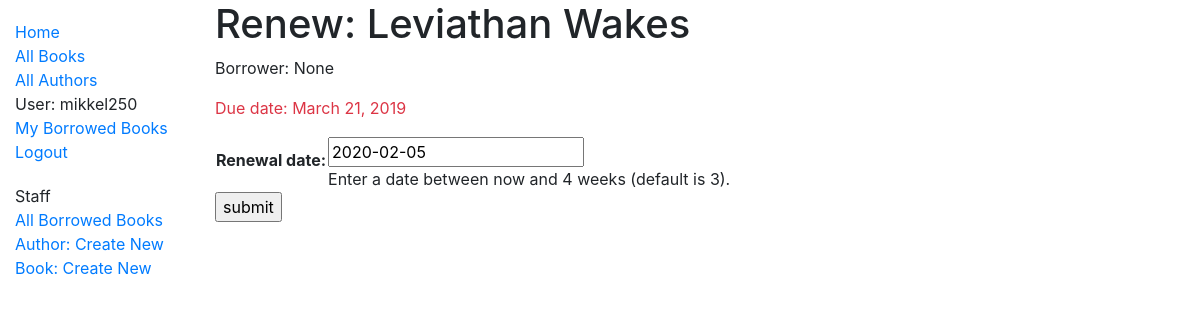
/catalog/book/f2063974-8e15-4fb1-a629-1a54d25f6a20/renew/ (signed in), run on the app's committed database.
### catalog/models.py (models this page shows, shortened)
class BookInstance(models.Model):
    id = models.UUIDField(primary_key=True, default=uuid.uuid4, help_text='Unique ID for this particular book across whole library')
    book = models.ForeignKey('Book', on_delete=models.SET_NULL, null=True)
    imprint = models.CharField(max_length=200)
    due_back = models.DateField(null=True, blank=True)
    language = models.ForeignKey('Language', on_delete=models.SET_NULL, null=True)
    borrower = models.ForeignKey(User, on_delete=models.SET_NULL, null=True, blank=True)
    LOAN_STATUS = (
        ('m', 'Maintenance'),
        ('o', 'On loan'),
        ('a', 'Available'),
        ('r', 'Reserved'),
    )
    status = models.CharField(
        max_length=1,
        choices=LOAN_STATUS,
        blank=True,
        default='m',
        help_text='Book Availability',
    )
    class Meta:
        ordering = ['due_back']
        permissions = (("can_mark_returned", "Set book as returned"),)
    @property
    def is_overdue(self):
        if self.due_back and date.today() > self.due_back:
            return True
        return False

class Book(models.Model):
    title = models.CharField(max_length=200)
    author = models.ForeignKey('Author', on_delete=models.SET_NULL, null=True)
    summary = models.TextField(
        max_length=1000, help_text='Enter a brief description of the book')
    isbn = models.CharField(
        'ISBN', max_length=13, help_text='13 Character <a href="https://www.isbn-international.org/content/what-isbn">ISBN number</a>')
    image_url = models.CharField(max_length=250, default="book_generic.jpeg")
    genre = models.ManyToManyField(
        Genre, help_text='Select a genre for this book')
    def display_genre(self):
        '''create a string for the genre. required to display genre in admin panel.'''
        return ', '.join(genre.name for genre in self.genre.all()[:3])
    display_genre.short_description = 'Genre'

### catalog/views.py (the view)
# urls.py: path('book/<uuid:pk>/renew/', views.renew_book_librarian, name='renew-book-librarian'),
@permission_required('catalog.can_mark_returned')
def renew_book_librarian(request, pk):
    book_instance = get_object_or_404(BookInstance, pk=pk)
    if request.method == 'POST':
        form = RenewBookForm(request.POST)
        if form.is_valid():
            book_instance.due_back = form.cleaned_data['renewal_date']
            book_instance.save()
            return HttpResponseRedirect(reverse('all-borrowed'))
    else:
        proposed_renewal_date = datetime.date.today() + datetime.timedelta(weeks=3)
        form = RenewBookForm(initial={'renewal_date': proposed_renewal_date})
    context = {
        'form': form,
        'book_instance': book_instance,
    }
    return render(request, 'catalog/book_renew_librarian.html', context)

### catalog/forms.py (shortened to what this page needs)
class RenewBookForm(forms.Form):
    renewal_date = forms.DateField(help_text="Enter a date between now and 4 weeks (default is 3).")

### catalog/templates/catalog/book_renew_librarian.html (shortened to what this page needs)
{% extends 'base_generic.html' %}
{% block content %}
    <h1>Renew: {{ book_instance.book.title }}</h1>
    <p>Borrower: {{ book_instance.borrower }}</p>
    <p {% if book_instance.is_overdue %} class="text-danger"{% endif %}>Due date: {{ book_instance.due_back }}</p>
    <form action="" method="post">
        <table>
        {{ form.as_table }}
        </table>
        <input type="submit" value="submit">
    </form>
{% endblock %}

### catalog/templates/base_generic.html (shortened to what this page needs)
<!DOCTYPE html>
<html lang="en">
<head>
{% load static %}
  <link rel="stylesheet" href="https://stackpath.bootstrapcdn.com/bootstrap/4.1.3/css/bootstrap.min.css">
  <link rel="stylesheet" href="{% static 'css/styles.css' %}">
  </head>
  <body>
    <div class="container-fluid">
      <div class="row">
        <div class="col-sm-2">
        {% block sidebar %}
          <ul class="sidebar-nav">
            <li><a href="{% url 'index' %}">Home</a></li>
            <li><a href="{% url 'books' %}">All Books</a></li>
            <li><a href="{% url 'authors' %}">All Authors</a></li>
            {% if user.is_authenticated %}
              <li>User: {{ user.get_username }}</li>
              <li><a href="{% url 'my-borrowed' %}">My Borrowed Books</a></li>
              <li><a href="{% url 'logout' %}?next={{request.path}}">Logout</a></li>
            {% else %}
              <li><a href="{% url 'login' %}?next={{request.path}}">Login</a></li>
            {% endif %}
          </ul>
          {% if perms.catalog.can_mark_returned %}
            <ul class="sidebar-nav">
              <li>Staff</li>
              <li><a href="{% url 'all-borrowed' %}">All Borrowed Books</a></li>
              <li><a href="{% url 'author_create' %}">Author: Create New</a></li>
              <li><a href="{% url 'book_create' %}">Book: Create New</a></li>
            </ul>
          {% endif %}
        {% endblock %}
        </div>
        <div class="col-sm-10">
          {% block content %}{% endblock %}
        </div>
      </div>
    </div>
  </body>
</html>

### catalog/static/css/styles.css (style rules this page uses)
.sidebar-nav { margin-top: 20px; padding: 0; list-style: none; }

### data on the page
BookInstance: book "Leviathan Wakes", borrower "None", due_back "March 21, 2019"

### other printed values
{{ user.get_username }} "mikkel250"
